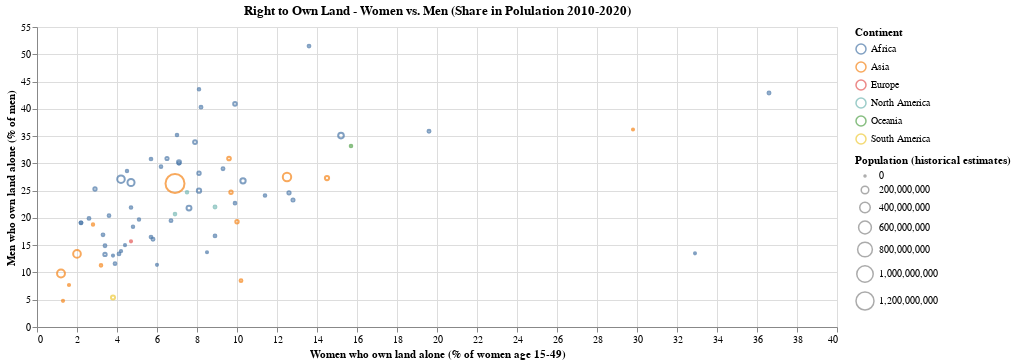

Notebook code cell kept with this figure:
### Code cell
alt.Chart(df15).mark_point(size=1000).encode(
    alt.X('Women who own land alone (% of women age 15-49)').scale(zero=False),
    alt.Y('Men who own land alone (% of men)').scale(zero=False, padding=2),
    color='Continent',  
    size='Population (historical estimates)', 
).properties(
    width=800,
    height=300, 
    title='Right to Own Land - Women vs. Men (Share in Polulation 2010-2020)'
).interactive()

### Figure 1 — Vega-Lite specification as saved in the notebook (floating-point values rounded to 4 significant figures)
{"config": {"view": {"continuousWidth": 300, "continuousHeight": 300}}, "data": {"name": "data-4ef7f60d94a0861cb8ebd9c0d1022355"}, "mark": {"type": "point", "size": 1000}, "encoding": {"color": {"field": "Continent", "type": "nominal"}, "size": {"field": "Population (historical estimates)", "type": "quantitative"}, "x": {"field": "Women who own land alone (% of women age 15-49)", "scale": {"zero": false}, "type": "quantitative"}, "y": {"field": "Men who own land alone (% of men)", "scale": {"zero": false, "padding": 2}, "type": "quantitative"}}, "height": 300, "params": [{"name": "param_3", "select": {"type": "interval", "encodings": ["x", "y"]}, "bind": "scales"}], "title": "Right to Own Land - Women vs. Men (Share in Polulation 2010-2020)", "width": 800, "$schema": "https://vega.github.io/schema/vega-lite/v5.15.1.json", "datasets": {"data-4ef7f60d94a0861cb8ebd9c0d1022355": [{"Entity": "Afghanistan", "Code": "AFG", "Year": 2015, "Men who own land alone (% of men)": 30.9, "Women who own land alone (% of women age 15-49)": 9.6, "Population (historical estimates)": 33750000.0, "Continent": "Asia"}, {"Entity": "Albania", "Code": "ALB", "Year": 2018, "Men who own land alone (% of men)": 15.7, "Women who own land alone (% of women age 15-49)": 4.7, "Population (historical estimates)": 2877000.0, "Continent": "Europe"}, {"Entity": "Armenia", "Code": "ARM", "Year": 2010, "Men who own land alone (% of men)": 4.8, "Women who own land alone (% of women age 15-49)": 1.3, "Population (historical estimates)": 2946000.0, "Continent": "Asia"}, {"Entity": "Armenia", "Code": "ARM", "Year": 2016, "Men who own land alone (% of men)": 7.7, "Women who own land alone (% of women age 15-49)": 1.6, "Population (historical estimates)": 2866000.0, "Continent": "Asia"}, {"Entity": "Benin", "Code": "BEN", "Year": 2012, "Men who own land alone (% of men)": 35.2, "Women who own land alone (% of women age 15-49)": 7.0, "Population (historical estimates)": 10010000.0, "Continent": "Africa"}, {"Entity": "Benin", "Code": "BEN", "Year": 2018, "Men who own land alone (% of men)": 30.8, "Women who own land alone (% of women age 15-49)": 5.7, "Population (historical estimates)": 11940000.0, "Continent": "Africa"}, {"Entity": "Burkina Faso", "Code": "BFA", "Year": 2010, "Men who own land alone (% of men)": 40.3, "Women who own land alone (% of women age 15-49)": 8.2, "Population (historical estimates)": 16120000.0, "Continent": "Africa"}, {"Entity": "Burundi", "Code": "BDI", "Year": 2010, "Men who own land alone (% of men)": 43.6, "Women who own land alone (% of women age 15-49)": 8.1, "Population (historical estimates)": 9127000.0, "Continent": "Africa"}, {"Entity": "Burundi", "Code": "BDI", "Year": 2017, "Men who own land alone (% of men)": 21.9, "Women who own land alone (% of women age 15-49)": 4.7, "Population (historical estimates)": 11160000.0, "Continent": "Africa"}, {"Entity": "Cambodia", "Code": "KHM", "Year": 2014, "Men who own land alone (% of men)": 8.5, "Women who own land alone (% of women age 15-49)": 10.2, "Population (historical estimates)": 15210000.0, "Continent": "Asia"}, {"Entity": "Cameroon", "Code": "CMR", "Year": 2018, "Men who own land alone (% of men)": 25.3, "Women who own land alone (% of women age 15-49)": 2.9, "Population (historical estimates)": 25080000.0, "Continent": "Africa"}, {"Entity": "Chad", "Code": "TCD", "Year": 2015, "Men who own land alone (% of men)": 51.5, "Women who own land alone (% of women age 15-49)": 13.6, "Population (historical estimates)": 14140000.0, "Continent": "Africa"}, {"Entity": "Colombia", "Code": "COL", "Year": 2015, "Men who own land alone (% of men)": 5.4, "Women who own land alone (% of women age 15-49)": 3.8, "Population (historical estimates)": 47120000.0, "Continent": "South America"}, {"Entity": "Comoros", "Code": "COM", "Year": 2012, "Men who own land alone (% of men)": 13.5, "Women who own land alone (% of women age 15-49)": 32.9, "Population (historical estimates)": 684600.0, "Continent": "Africa"}, {"Entity": "Cote d'Ivoire", "Code": "CIV", "Year": 2012, "Men who own land alone (% of men)": 30.9, "Women who own land alone (% of women age 15-49)": 6.5, "Population (historical estimates)": 22010000.0, "Continent": "Africa"}, {"Entity": "Democratic Republic of Congo", "Code": "COD", "Year": 2014, "Men who own land alone (% of men)": 21.8, "Women who own land alone (% of women age 15-49)": 7.6, "Population (historical estimates)": 76040000.0, "Continent": "Africa"}, {"Entity": "East Timor", "Code": "TLS", "Year": 2016, "Men who own land alone (% of men)": 36.2, "Women who own land alone (% of women age 15-49)": 29.8, "Population (historical estimates)": 1225000.0, "Continent": "Asia"}, {"Entity": "Ethiopia", "Code": "ETH", "Year": 2011, "Men who own land alone (% of men)": 26.8, "Women who own land alone (% of women age 15-49)": 10.3, "Population (historical estimates)": 91820000.0, "Continent": "Africa"}, {"Entity": "Ethiopia", "Code": "ETH", "Year": 2016, "Men who own land alone (% of men)": 35.1, "Women who own land alone (% of women age 15-49)": 15.2, "Population (historical estimates)": 105300000.0, "Continent": "Africa"}, {"Entity": "Gambia", "Code": "GMB", "Year": 2013, "Men who own land alone (% of men)": 15.0, "Women who own land alone (% of women age 15-49)": 4.4, "Population (historical estimates)": 2125000.0, "Continent": "Africa"}, {"Entity": "Gambia", "Code": "GMB", "Year": 2020, "Men who own land alone (% of men)": 13.1, "Women who own land alone (% of women age 15-49)": 3.8, "Population (historical estimates)": 2574000.0, "Continent": "Africa"}, {"Entity": "Ghana", "Code": "GHA", "Year": 2014, "Men who own land alone (% of men)": 28.2, "Women who own land alone (% of women age 15-49)": 8.1, "Population (historical estimates)": 28200000.0, "Continent": "Africa"}, {"Entity": "Guatemala", "Code": "GTM", "Year": 2015, "Men who own land alone (% of men)": 22.0, "Women who own land alone (% of women age 15-49)": 8.9, "Population (historical estimates)": 16000000.0, "Continent": "North America"}, {"Entity": "Guinea", "Code": "GIN", "Year": 2012, "Men who own land alone (% of men)": 29.4, "Women who own land alone (% of women age 15-49)": 6.2, "Population (historical estimates)": 10790000.0, "Continent": "Africa"}, {"Entity": "Guinea", "Code": "GIN", "Year": 2018, "Men who own land alone (% of men)": 30.0, "Women who own land alone (% of women age 15-49)": 7.1, "Population (historical estimates)": 12550000.0, "Continent": "Africa"}, {"Entity": "Haiti", "Code": "HTI", "Year": 2017, "Men who own land alone (% of men)": 20.7, "Women who own land alone (% of women age 15-49)": 6.9, "Population (historical estimates)": 10860000.0, "Continent": "North America"}, {"Entity": "Honduras", "Code": "HND", "Year": 2012, "Men who own land alone (% of men)": 24.7, "Women who own land alone (% of women age 15-49)": 7.5, "Population (historical estimates)": 8792000.0, "Continent": "North America"}, {"Entity": "India", "Code": "IND", "Year": 2016, "Men who own land alone (% of men)": 26.3, "Women who own land alone (% of women age 15-49)": 6.9, "Population (historical estimates)": 1339000000.0, "Continent": "Asia"}, {"Entity": "Indonesia", "Code": "IDN", "Year": 2012, "Men who own land alone (% of men)": 27.5, "Women who own land alone (% of women age 15-49)": 12.5, "Population (historical estimates)": 250200000.0, "Continent": "Asia"}, {"Entity": "Jordan", "Code": "JOR", "Year": 2018, "Men who own land alone (% of men)": 11.3, "Women who own land alone (% of women age 15-49)": 3.2, "Population (historical estimates)": 10460000.0, "Continent": "Asia"}, {"Entity": "Kenya", "Code": "KEN", "Year": 2014, "Men who own land alone (% of men)": 30.2, "Women who own land alone (% of women age 15-49)": 7.1, "Population (historical estimates)": 45830000.0, "Continent": "Africa"}, {"Entity": "Kyrgyzstan", "Code": "KGZ", "Year": 2012, "Men who own land alone (% of men)": 18.8, "Women who own land alone (% of women age 15-49)": 2.8, "Population (historical estimates)": 5632000.0, "Continent": "Asia"}, {"Entity": "Lesotho", "Code": "LSO", "Year": 2014, "Men who own land alone (% of men)": 11.4, "Women who own land alone (% of women age 15-49)": 6.0, "Population (historical estimates)": 2095000.0, "Continent": "Africa"}, {"Entity": "Liberia", "Code": "LBR", "Year": 2020, "Men who own land alone (% of men)": 13.9, "Women who own land alone (% of women age 15-49)": 4.2, "Population (historical estimates)": 5088000.0, "Continent": "Africa"}, {"Entity": "Malawi", "Code": "MWI", "Year": 2016, "Men who own land alone (% of men)": 42.9, "Women who own land alone (% of women age 15-49)": 36.6, "Population (historical estimates)": 17410000.0, "Continent": "Africa"}, {"Entity": "Mali", "Code": "MLI", "Year": 2013, "Men who own land alone (% of men)": 29.0, "Women who own land alone (% of women age 15-49)": 9.3, "Population (historical estimates)": 17000000.0, "Continent": "Africa"}, {"Entity": "Mali", "Code": "MLI", "Year": 2018, "Men who own land alone (% of men)": 23.3, "Women who own land alone (% of women age 15-49)": 12.8, "Population (historical estimates)": 19930000.0, "Continent": "Africa"}, {"Entity": "Mozambique", "Code": "MOZ", "Year": 2011, "Men who own land alone (% of men)": 24.6, "Women who own land alone (% of women age 15-49)": 12.6, "Population (historical estimates)": 23760000.0, "Continent": "Africa"}, {"Entity": "Mozambique", "Code": "MOZ", "Year": 2015, "Men who own land alone (% of men)": 13.3, "Women who own land alone (% of women age 15-49)": 3.4, "Population (historical estimates)": 26840000.0, "Continent": "Africa"}, {"Entity": "Myanmar", "Code": "MMR", "Year": 2016, "Men who own land alone (% of men)": 27.3, "Women who own land alone (% of women age 15-49)": 14.5, "Population (historical estimates)": 51890000.0, "Continent": "Asia"}, {"Entity": "Namibia", "Code": "NAM", "Year": 2013, "Men who own land alone (% of men)": 13.7, "Women who own land alone (% of women age 15-49)": 8.5, "Population (historical estimates)": 2205000.0, "Continent": "Africa"}, {"Entity": "Nepal", "Code": "NPL", "Year": 2011, "Men who own land alone (% of men)": 24.7, "Women who own land alone (% of women age 15-49)": 9.7, "Population (historical estimates)": 27270000.0, "Continent": "Asia"}, {"Entity": "Nepal", "Code": "NPL", "Year": 2016, "Men who own land alone (% of men)": 19.3, "Women who own land alone (% of women age 15-49)": 10.0, "Population (historical estimates)": 27860000.0, "Continent": "Asia"}, {"Entity": "Niger", "Code": "NER", "Year": 2012, "Men who own land alone (% of men)": 35.9, "Women who own land alone (% of women age 15-49)": 19.6, "Population (historical estimates)": 17950000.0, "Continent": "Africa"}, {"Entity": "Nigeria", "Code": "NGA", "Year": 2013, "Men who own land alone (% of men)": 26.5, "Women who own land alone (% of women age 15-49)": 4.7, "Population (historical estimates)": 174700000.0, "Continent": "Africa"}, {"Entity": "Nigeria", "Code": "NGA", "Year": 2018, "Men who own land alone (% of men)": 27.1, "Women who own land alone (% of women age 15-49)": 4.2, "Population (historical estimates)": 198400000.0, "Continent": "Africa"}, {"Entity": "Pakistan", "Code": "PAK", "Year": 2013, "Men who own land alone (% of men)": 13.4, "Women who own land alone (% of women age 15-49)": 2.0, "Population (historical estimates)": 205300000.0, "Continent": "Asia"}, {"Entity": "Pakistan", "Code": "PAK", "Year": 2018, "Men who own land alone (% of men)": 9.8, "Women who own land alone (% of women age 15-49)": 1.2, "Population (historical estimates)": 219700000.0, "Continent": "Asia"}, {"Entity": "Papua New Guinea", "Code": "PNG", "Year": 2018, "Men who own land alone (% of men)": 33.2, "Women who own land alone (% of women age 15-49)": 15.7, "Population (historical estimates)": 9329000.0, "Continent": "Oceania"}, {"Entity": "Rwanda", "Code": "RWA", "Year": 2010, "Men who own land alone (% of men)": 24.1, "Women who own land alone (% of women age 15-49)": 11.4, "Population (historical estimates)": 10310000.0, "Continent": "Africa"}, {"Entity": "Rwanda", "Code": "RWA", "Year": 2015, "Men who own land alone (% of men)": 22.7, "Women who own land alone (% of women age 15-49)": 9.9, "Population (historical estimates)": 11640000.0, "Continent": "Africa"}, {"Entity": "Rwanda", "Code": "RWA", "Year": 2020, "Men who own land alone (% of men)": 16.5, "Women who own land alone (% of women age 15-49)": 5.7, "Population (historical estimates)": 13150000.0, "Continent": "Africa"}, {"Entity": "Senegal", "Code": "SEN", "Year": 2011, "Men who own land alone (% of men)": 20.4, "Women who own land alone (% of women age 15-49)": 3.6, "Population (historical estimates)": 12880000.0, "Continent": "Africa"}, {"Entity": "Senegal", "Code": "SEN", "Year": 2014, "Men who own land alone (% of men)": 13.4, "Women who own land alone (% of women age 15-49)": 4.1, "Population (historical estimates)": 13970000.0, "Continent": "Africa"}, {"Entity": "Senegal", "Code": "SEN", "Year": 2015, "Men who own land alone (% of men)": 16.9, "Women who own land alone (% of women age 15-49)": 3.3, "Population (historical estimates)": 14360000.0, "Continent": "Africa"}, {"Entity": "Senegal", "Code": "SEN", "Year": 2016, "Men who own land alone (% of men)": 14.9, "Women who own land alone (% of women age 15-49)": 3.4, "Population (historical estimates)": 14750000.0, "Continent": "Africa"}, {"Entity": "Senegal", "Code": "SEN", "Year": 2017, "Men who own land alone (% of men)": 19.9, "Women who own land alone (% of women age 15-49)": 2.6, "Population (historical estimates)": 15160000.0, "Continent": "Africa"}, {"Entity": "Senegal", "Code": "SEN", "Year": 2018, "Men who own land alone (% of men)": 19.1, "Women who own land alone (% of women age 15-49)": 2.2, "Population (historical estimates)": 15570000.0, "Continent": "Africa"}, {"Entity": "Senegal", "Code": "SEN", "Year": 2019, "Men who own land alone (% of men)": 19.1, "Women who own land alone (% of women age 15-49)": 2.2, "Population (historical estimates)": 16000000.0, "Continent": "Africa"}, {"Entity": "Sierra Leone", "Code": "SLE", "Year": 2013, "Men who own land alone (% of men)": 19.7, "Women who own land alone (% of women age 15-49)": 5.1, "Population (historical estimates)": 6965000.0, "Continent": "Africa"}, {"Entity": "Sierra Leone", "Code": "SLE", "Year": 2019, "Men who own land alone (% of men)": 18.4, "Women who own land alone (% of women age 15-49)": 4.8, "Population (historical estimates)": 8047000.0, "Continent": "Africa"}, {"Entity": "Tanzania", "Code": "TZA", "Year": 2016, "Men who own land alone (% of men)": 25.0, "Women who own land alone (% of women age 15-49)": 8.1, "Population (historical estimates)": 54400000.0, "Continent": "Africa"}, {"Entity": "Togo", "Code": "TGO", "Year": 2014, "Men who own land alone (% of men)": 28.6, "Women who own land alone (% of women age 15-49)": 4.5, "Population (historical estimates)": 7288000.0, "Continent": "Africa"}, {"Entity": "Uganda", "Code": "UGA", "Year": 2011, "Men who own land alone (% of men)": 40.9, "Women who own land alone (% of women age 15-49)": 9.9, "Population (historical estimates)": 33300000.0, "Continent": "Africa"}, {"Entity": "Uganda", "Code": "UGA", "Year": 2016, "Men who own land alone (% of men)": 33.9, "Women who own land alone (% of women age 15-49)": 7.9, "Population (historical estimates)": 38750000.0, "Continent": "Africa"}, {"Entity": "Zambia", "Code": "ZMB", "Year": 2014, "Men who own land alone (% of men)": 19.5, "Women who own land alone (% of women age 15-49)": 6.7, "Population (historical estimates)": 15740000.0, "Continent": "Africa"}, {"Entity": "Zambia", "Code": "ZMB", "Year": 2018, "Men who own land alone (% of men)": 16.1, "Women who own land alone (% of women age 15-49)": 5.8, "Population (historical estimates)": 17840000.0, "Continent": "Africa"}, {"Entity": "Zimbabwe", "Code": "ZWE", "Year": 2011, "Men who own land alone (% of men)": 16.7, "Women who own land alone (% of women age 15-49)": 8.9, "Population (historical estimates)": 13030000.0, "Continent": "Africa"}, {"Entity": "Zimbabwe", "Code": "ZWE", "Year": 2015, "Men who own land alone (% of men)": 11.6, "Women who own land alone (% of women age 15-49)": 3.9, "Population (historical estimates)": 14150000.0, "Continent": "Africa"}]}}
